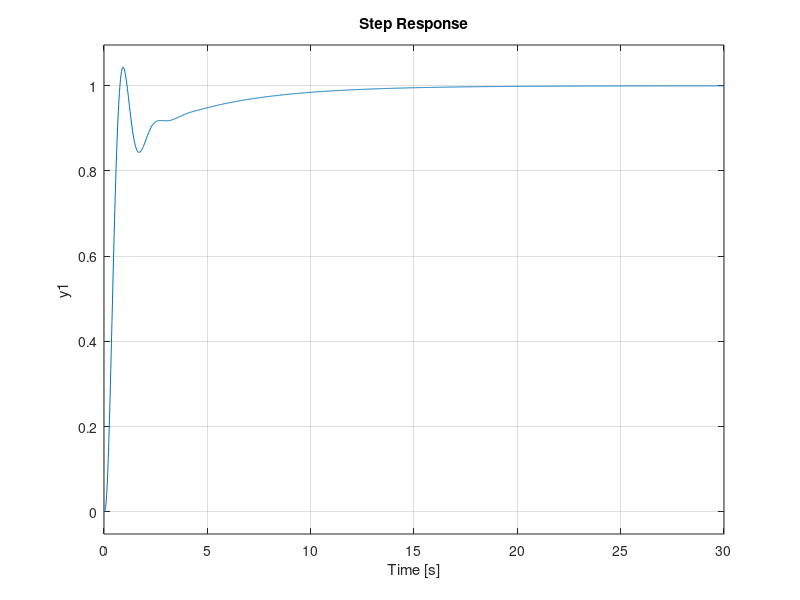

MATLAB code to generate this figure:
clear; clf; clc; 
num = 1; den = poly([ -1 -5 -10]);
G = tf(num, den)
pos = 15;
z = -log(pos/100)/sqrt(pi^2 + [-log(pos/100)]^2)
Pm = atan(2*z/(sqrt(-2*z^2+sqrt(1+4*z^4))))*(180/pi)
Ph = -180+Pm %seberapa jauh titik dari garis -180 derajat
w = 0:0.01:1000;
[M,P] = bode(G, w);
k = find(P<=Ph, 1)

M(k)
20*log10(ans) %gain ini harus dijadikan nol desibel

K = 1/M(k)
%kemudian kalikan dengan G awal
GK = K*G

%%PI Controller%%
Pmreq = Pm+10 %offset yang ditambahkan
Ph = -180+Pmreq

[M,P] = bode(GK, w);
n = find(P<=Ph, 1)

wpm = w(n)
M(n)
KPI = 1/M(n)

zc = wpm/10 %per dekade
GPI = tf(KPI*[1 zc], [1 0])

T = feedback(GK*GPI, 1)
step(T)
%bode(GK*GPI)